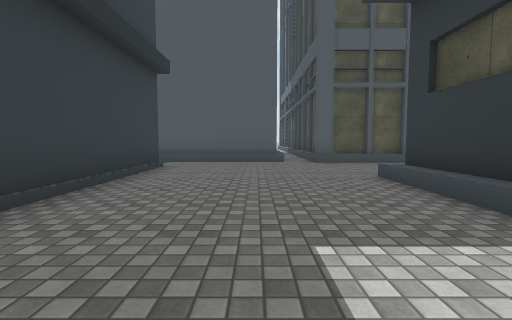
View 1 (above)

19 first-person views from a walk through a scene from a Unity 3-D project. The camera is 1.2 m above the floor, tilts 4° down and sees 85° across. The floor is counted in squares, 2 m on a side. Each view is taken from the middle of a square. On the plan, view 1 faces up. The plan holds only what a view shows up to about 9 squares ahead; the rest is blank. The place goes on beyond the plan. The player is left out. Some surface patterns are stand-ins.

View 2
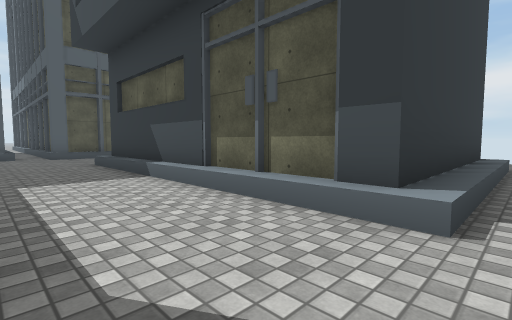

View 3
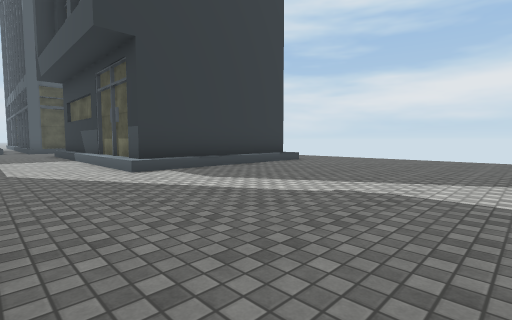

View 4
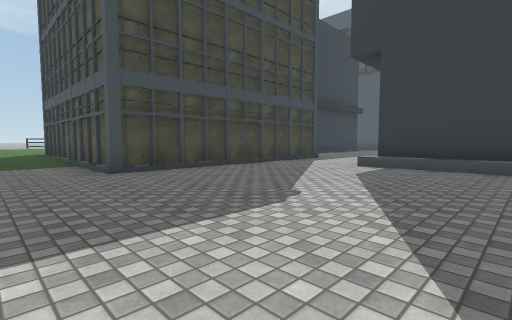

View 5
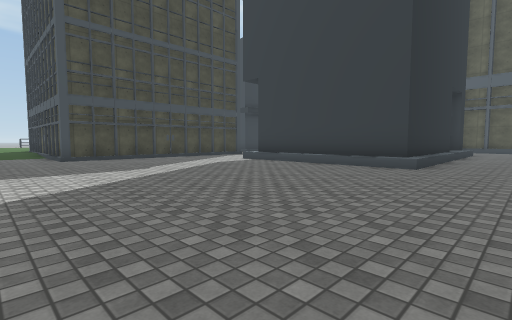

View 6
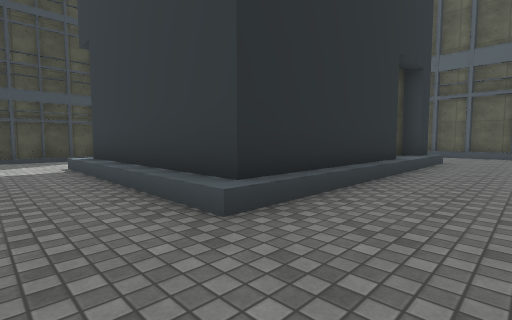

View 7
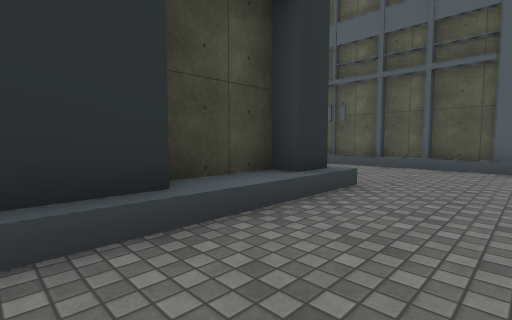

View 8
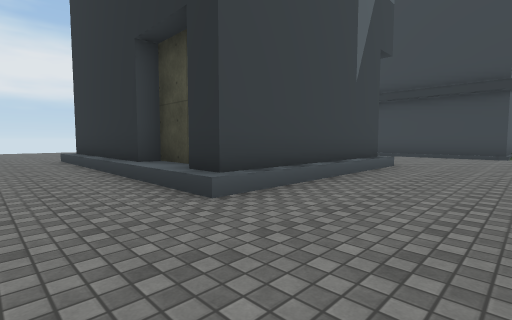

View 9
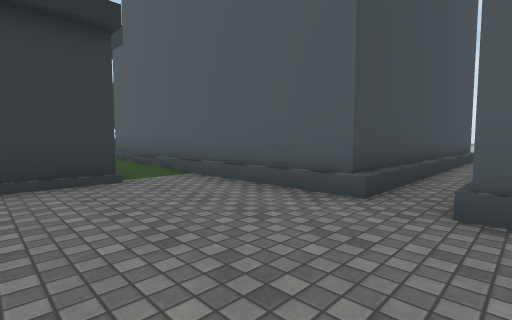

View 10
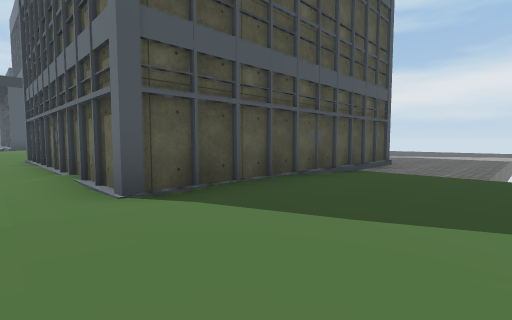

View 11
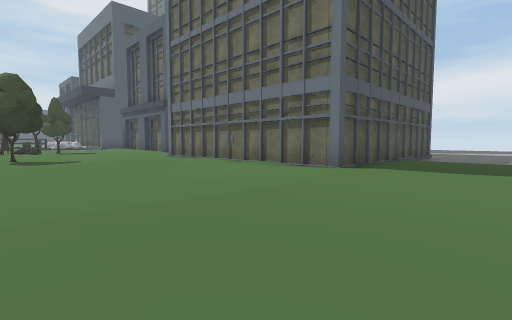

View 12
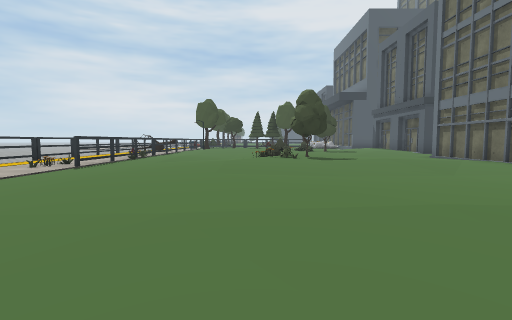

View 13
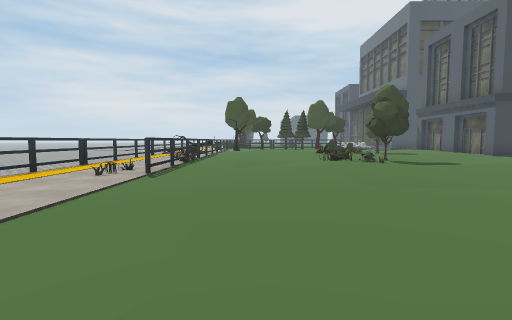

View 14
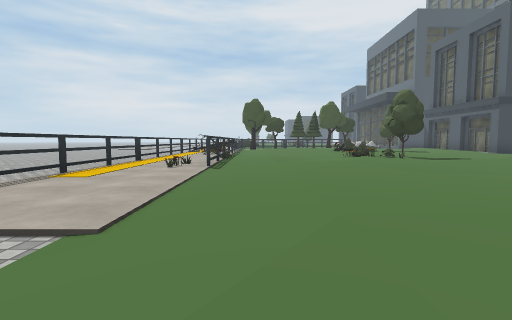

View 15
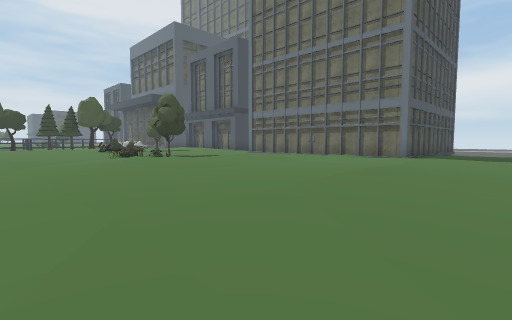

View 16
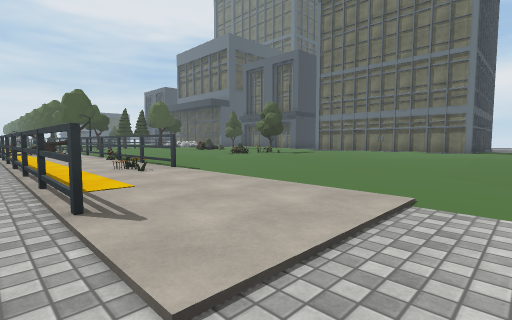

View 17
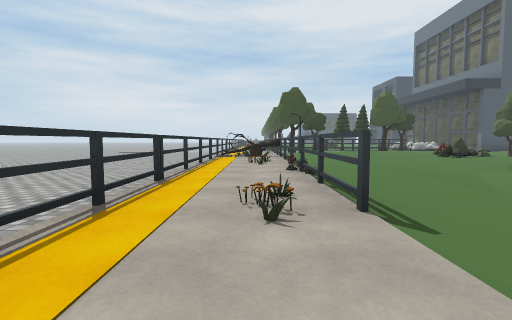

View 18
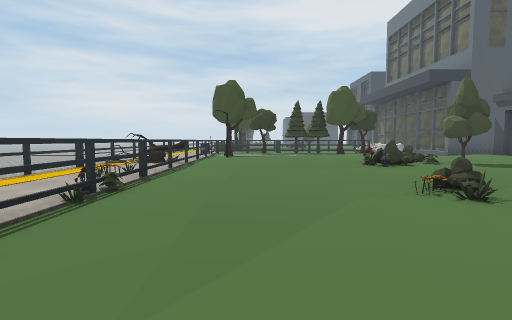

View 19
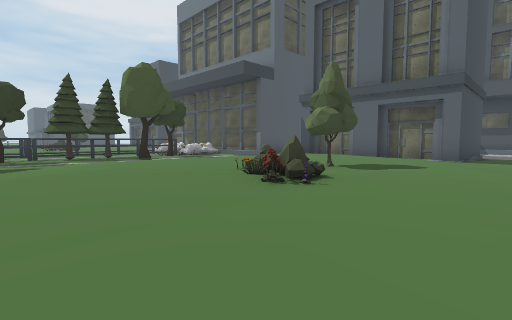

### Floor plan
Key: @ floor where view 1 was taken; # wall or solid block; . main floor; : floor 0.25 m higher than the main floor; + floor 0.5 m higher than the main floor; / step, stairs or slope; T thing the floor can be seen under or through; O other object.
Columns run from 25 left of view 1 to 9 right of it. Each row starts with its distance up from view 1.
 15                          #/
 14                          #/
 13                          #/
 12                          #/
 11            OO            #/
 10           O.O O          #/
  9           ....O          #/#
  8           ..:      #######/########
  7           ::::::    /:.............
  6           ::::::      #/...........
  5       OO#::+:::: ::   #/...........
  4      .OO#/+++OOO:::#  #/.../####+..
  3 .. ...OO#/::+OOO:::#  #/.../#  #+..
  2 .. ...TO#.::OOO::::### /.../#  ##..
  1    ...TOO..:::::::::..  .../#   #..
  0   ....TOOO..:/:::::.     @./#   #..
 -1   ....T.OO:OOOO:::#     #../#   #..
 -2   ...OOO#:::OO::::#     #../#####..
 -3    ...TO#:::::::::#     #..........
 -4    ...TOO:::::::::#     #..........
 -5     ..TO.:::::...:#     #..........
 -6      .T..::::::.::#     #..........
 -7      .O..:::::::::#######..........
 -8      ....:::::::::::::.............
 -9      ....::::/:::::................
-10          ..............

Positions as (right, up) in squares from view 1, and headings:
1: (0, 0), facing up
2: (0, -3), facing up-right
3: (0, -8), facing up-right
4: (5, -9), facing up-left
5: (9, -9), facing up-left
6: (9, -4), facing up-left
7: (9, 1), facing up-left
8: (9, 7), facing down-left
9: (2, 5), facing up-left
10: (-8, -10), facing up-right
11: (-12, -10), facing up-right
12: (-13, -10), facing up
13: (-15, -9), facing up
14: (-16, -10), facing up
15: (-16, -10), facing up-right
16: (-20, -9), facing up-right
17: (-18, -6), facing up
18: (-15, -4), facing up
19: (-15, 0), facing up-right
